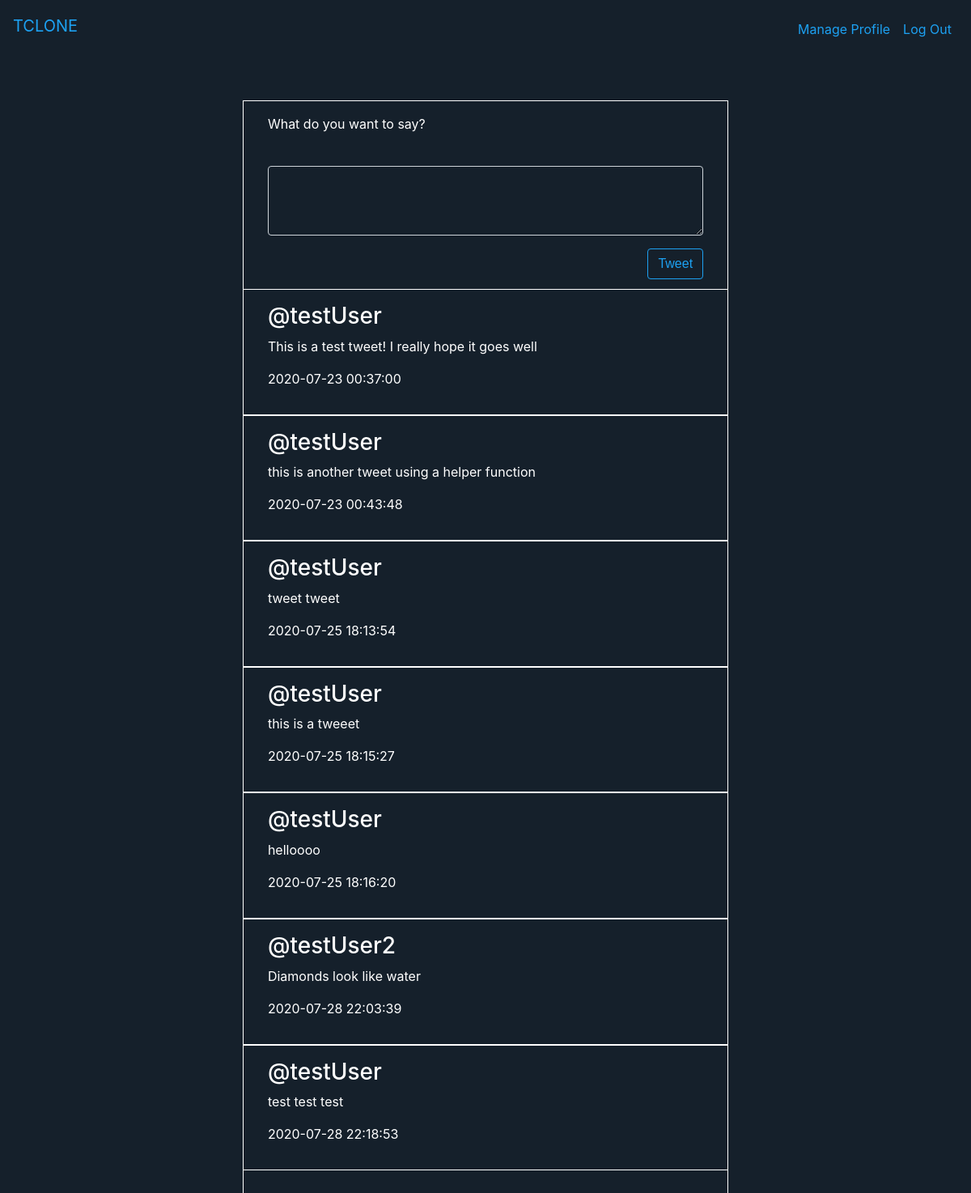
Before: / (signed in) with the older database file.
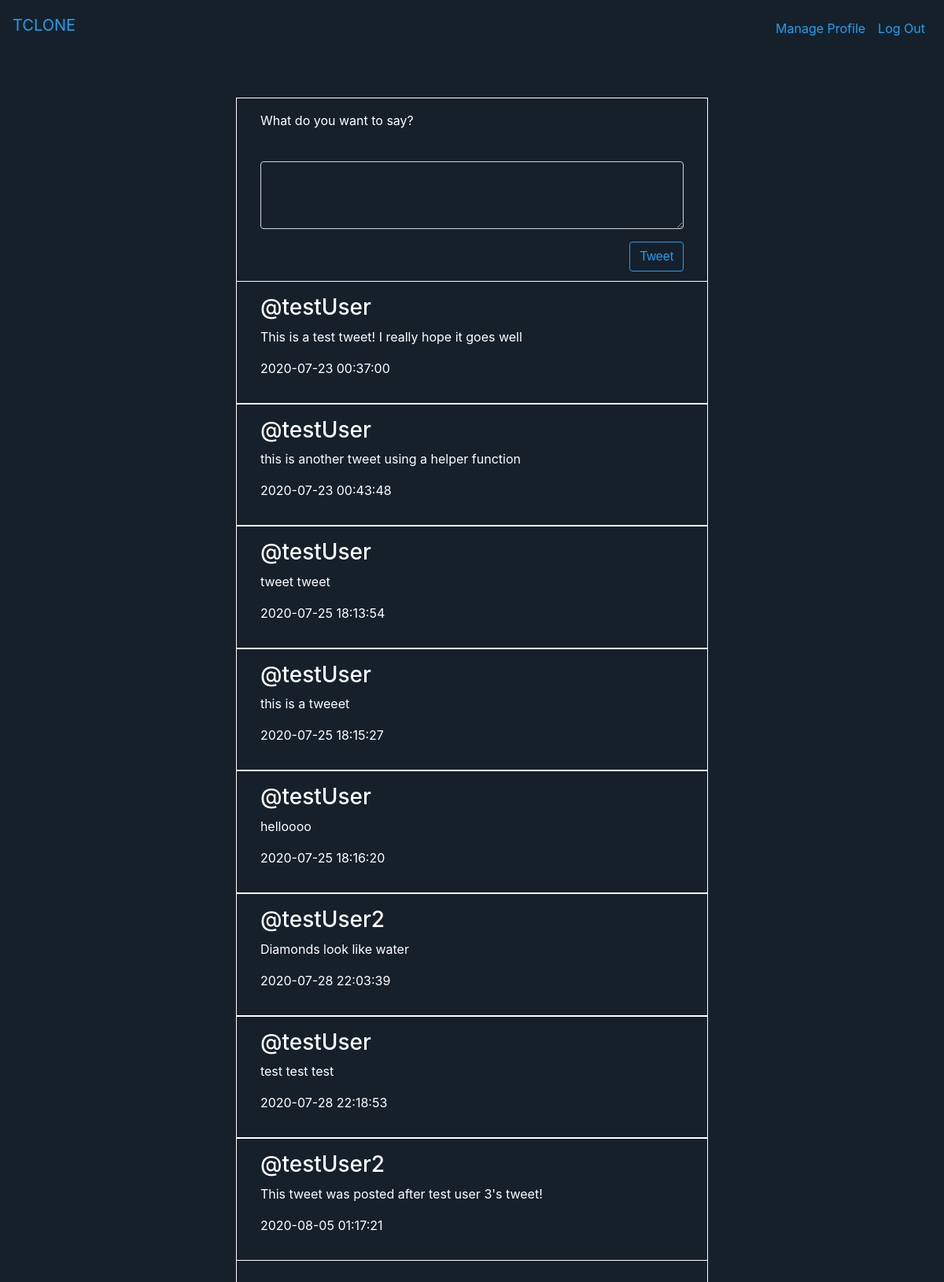
After: the same page with the newer database file.
### tables this page shows
CREATE TABLE 'tweets'
('tid' INTEGER PRIMARY KEY AUTOINCREMENT NOT NULL,
'uid' INTEGER NOT NULL, 'post' VARCHAR (240), 'date' DATETIME, like_count INTEGER DEFAULT 0,
FOREIGN KEY (uid)
REFERENCES users (id)
);

### application.py (the view)
@app.route('/', methods=["GET","POST"])
@login_required
def index():
    if request.method == "POST":
        tweet = request.form.get("tweet")
        if not tweet:
            return apology("Must provide text for tweet")
        uid = session["user_id"]
        make_post(uid,tweet)
        flash("tweeted")
        return redirect("/")
    else:
        tweet_list = []
        con = lite.connect("tclone.db")
        with con:
            cur = con.cursor()
            tweet_query = cur.execute("SELECT DISTINCT username, post, date, like_count FROM users JOIN tweets ON(uid = id)")
            for row in tweet_query:
                list = []
                list.append(row[0])
                list.append(" ".join(row[1].split("\r\n")))
                list.append(row[2])
                list.append(row[3])
                tweet_list.append(list)
            con.commit()
        con.close()
        return render_template("index.html", tweets = tweet_list)

### application.py (called while the page is built)
@app.after_request
def after_request(response):
    response.headers["Cache-Control"] = "no-cache, no-store, must-revalidate"
    response.headers["Expires"] = 0
    response.headers["Pragma"] = "no-cache"
    return response

### helpers.py (called while the page is built)
def login_required(f):
    @wraps(f)
    def decorated_function(*args, **kwargs):
        if session.get("user_id") is None:
            return redirect("/login")
        return f(*args, **kwargs)
    return decorated_function

### templates/index.html (shortened to what this page needs)
{% extends "layout.html" %}
{% block main %}
    <div class="container">
        <div class="inner-container">
             <form action="/" method="post">
                <p>What do you want to say?</p>
                <div class="form-group">
                    <textarea maxlength="240" class="form-control" id="tweet-text-area" rows="3" name="tweet"></textarea>
                </div>
                <div class="submit-button-container">
                    <button class="btn btn-primary tweet-btn" type="submit" name="submit-button" id="submit-button">Tweet</button>
                </div>
             </form>
         </div>
         {% for tweet in tweets %}
             <div class="thin-border">
                 <div class="inner-container">
                    <h3>@{{tweet[0]}}</h3>
                    <p>{{tweet[1]}}</p>
                    <p class="tweet-date">{{tweet[2]}}</p>
                 </div>
             </div>
         {% endfor %}
    </div>
{% endblock %}

### templates/layout.html (shortened to what this page needs)
<!DOCTYPE html>
<html lang="en">
<head>
    <link href="https://maxcdn.bootstrapcdn.com/bootstrap/4.1.3/css/bootstrap.min.css" rel="stylesheet">
    <link rel="stylesheet" href="static/styles.css">
</head>
<body>
    <nav class="navbar navbar-expand-md">
        <a class="navbar-brand" href="/"><span>TCLONE</span></a>
        <div class="navbar-collapse" id="navbar">
            {% if session.user_id %}
                <ul class="navbar-nav ml-auto mt-2">
                    <li class="nav-item"><a class="nav-link" href="/manage-profile">Manage Profile</a></li>
                    <li class="nav-item"><a class="nav-link" href="/logout">Log Out</a></li>
                </ul>
            {% else %}
                <ul class="navbar-nav ml-auto mt-2">
                    <li class="nav-item"><a class="nav-link" href="/register">Register</a></li>
                    <li class="nav-item"><a class="nav-link" href="/login">Log In</a></li>
                </ul>
            {% endif %}
        </div>
    </nav>
    <main>
        <div class="main-block">
            {% block main %}{% endblock %}
        </div>
    </main>
</body>
</html>

### static/styles.css (style rules this page uses)
html { line-height:1.15;-ms-text-size-adjust:100%;-webkit-text-size-adjust:100% }
body { margin:0 }
article,aside,footer,header,nav,section { display:block }
figcaption,figure,main { display:block }
a { background-color:transparent;-webkit-text-decoration-skip:objects }
button,input,optgroup,select,textarea { font-family:sans-serif;font-size:100%;line-height:1.15;margin:0 }
button,input { overflow:visible }
button,select { text-transform:none }
button,html [type=button],[type=reset],[type=submit] { -webkit-appearance:button }
textarea { overflow:auto }
html { -moz-box-sizing: border-box; -webkit-box-sizing: border-box; box-sizing: border-box; }
*, *:before, *:after { box-sizing: inherit }
body { background-color: #15202B; color: white; }
a { color: #1DA1F2; }
li { list-style: none; }
main { margin-top: 60px; }
.submit-button-container { position: relative; margin-bottom: 50px; }
#submit-button { background-color: #15202B; color: #1DA1F2; border-color: #1DA1F2; }
.container { margin: 0 auto; width: 50%; border: solid; border-width: 1px; padding: 0 0 3rem 0; }
.inner-container { margin: 0 auto; width: 90%; padding: 1rem 0 1rem 0; border-bottom-color: pink; }
.tweet-btn { position: absolute; right: 0; }
.thin-border { border-top: 1px solid white; width: 100%; border-bottom: 1px solid white; }
#tweet-text-area { background-color: #15202B; color: white; }
.tweet-date { font-size: 16px; }

Changed rows visible on the page:
added tweets: tweet "testUser2", post "This tweet was posted after test user 3's tweet!", date "2020-08-05 01:17:21"
